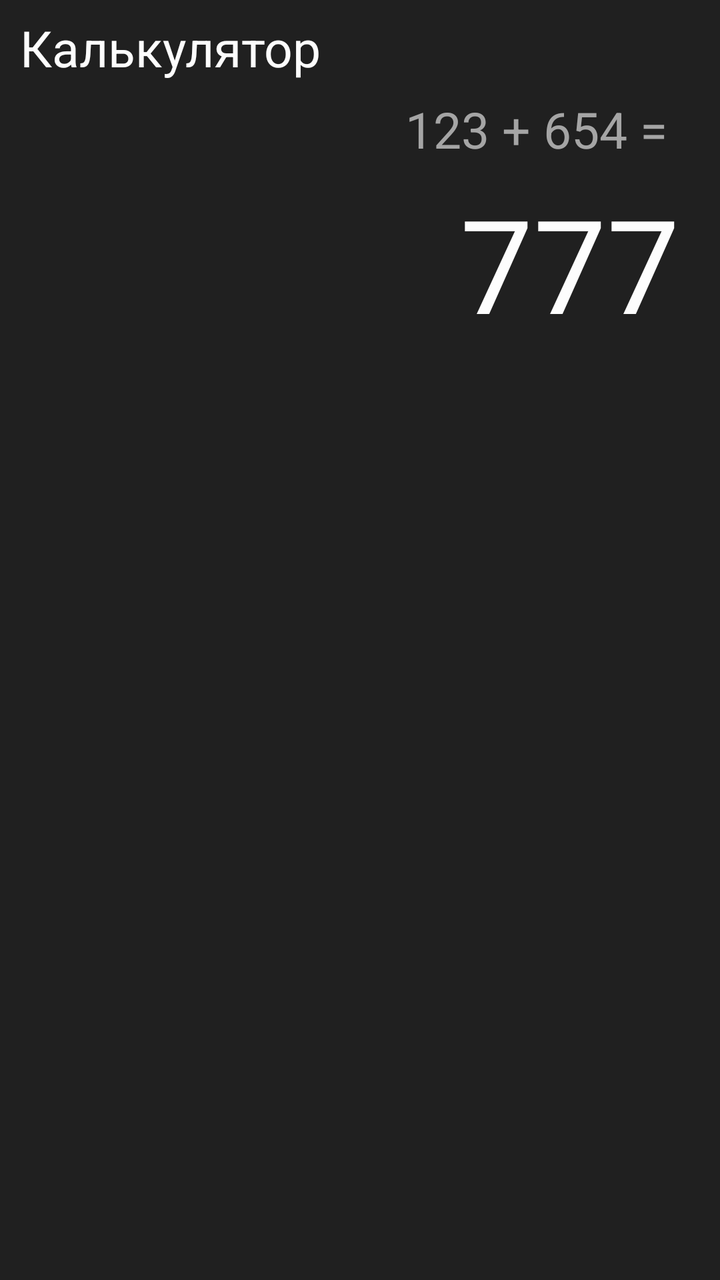
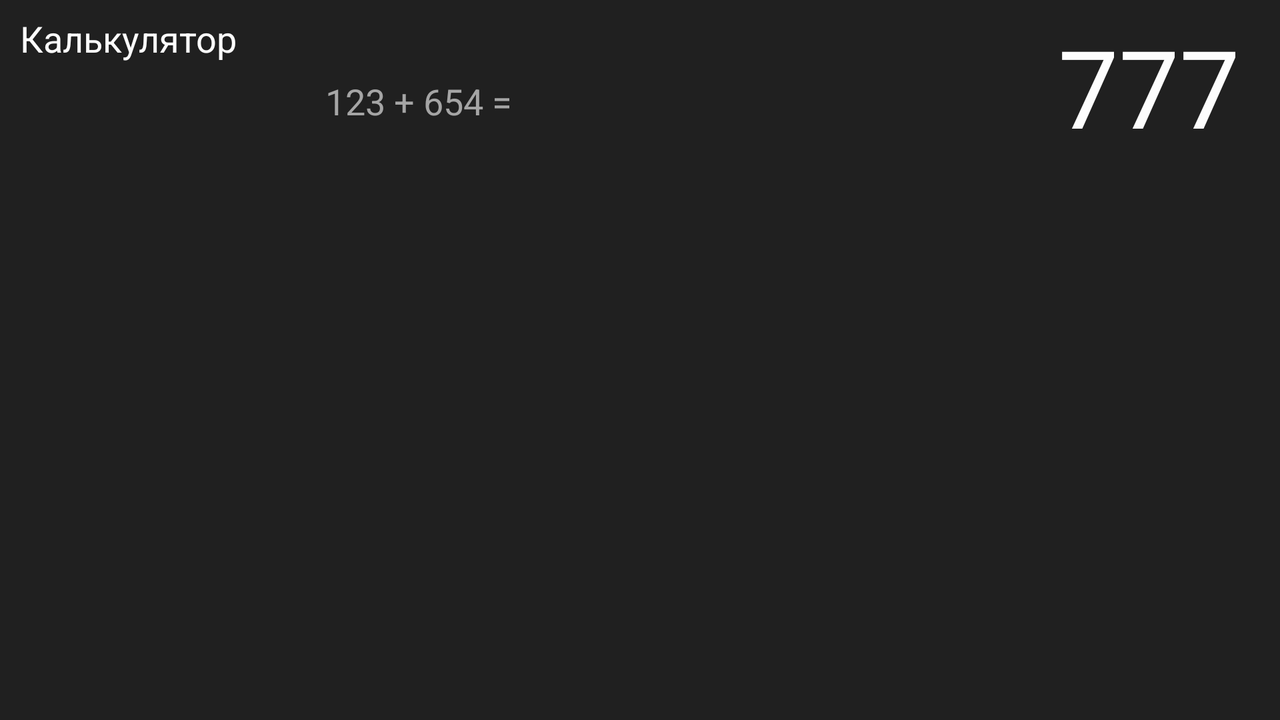

The same Android screen from two of the app's own layout files: first res/layout/ as a phone draws it, then the repository's variant for another configuration, drawn on a device whose configuration selects that folder. Both files follow.
<!-- AndroidManifest.xml: application theme Theme.AndroidProject -->
<!-- res/layout/activity_calc.xml -->
<?xml version="1.0" encoding="utf-8"?>
<LinearLayout xmlns:android="http://schemas.android.com/apk/res/android"
    xmlns:app="http://schemas.android.com/apk/res-auto"
    xmlns:tools="http://schemas.android.com/tools"
    android:id="@+id/main"
    android:layout_width="match_parent"
    android:layout_height="match_parent"
    android:orientation="vertical"
    android:background="@color/calc_layout_bg"
    tools:context=".CalcActivity">

    <TextView
        android:layout_width="wrap_content"
        android:layout_height="wrap_content"
        android:paddingStart="10dp"
        android:paddingTop="7dp"
        android:text="@string/calc_tv_title"
        android:textColor="@color/calc_tv_res_fg"
        android:textSize="25sp"
        tools:ignore="RtlSymmetry"/>


    <TextView
        android:id="@+id/calc_tv_expression"
        android:layout_width="match_parent"
        android:layout_height="wrap_content"
        android:gravity="end"
        android:paddingEnd="20dp"
        android:paddingTop="7dp"
        android:text=""
        android:textColor="@color/calc_tv_exp_fg"
        android:textSize="25sp"
        tools:text="123 + 654 = "
        tools:ignore="RtlSymmetry"/>

    <TextView
        android:id="@+id/calc_tv_result"
        android:layout_width="match_parent"
        android:layout_height="wrap_content"
        android:gravity="end"
        android:paddingEnd="20dp"
        android:paddingTop="7dp"
        android:text=""
        android:textColor="@color/calc_tv_res_fg"
        android:textSize="65sp"
        tools:text="777"
        tools:ignore="RtlSymmetry"/>

    <View android:layout_width="match_parent" android:layout_height="30dp"/>
    <LinearLayout
        android:layout_width="match_parent"
        android:layout_height="match_parent"
        android:orientation="vertical"
        android:layout_margin="5dp">
        <LinearLayout style="@style/calc_row_btn">
            <Button
                android:id="@+id/calc_btn_mc"
                style="@style/calc_btn_func"
                android:text="MC"/>
            <Button
                android:id="@+id/calc_btn_mr"
                style="@style/calc_btn_func"
                android:text="MR"/>
            <Button
                android:id="@+id/calc_btn_m_plus"
                style="@style/calc_btn_func"
                android:text="M+"/>
            <Button
                android:id="@+id/calc_btn_m_minus"
                style="@style/calc_btn_func"
                android:text="M-"/>
        </LinearLayout>
        <LinearLayout
            style="@style/calc_row_btn">>
            <Button
                android:id="@+id/calc_btn_percent"
                style="@style/calc_btn_func"
                android:text="@string/calc_btn_percent"/>
            <Button
                android:id="@+id/calc_btn_ce"
                style="@style/calc_btn_func"
                android:text="@string/calc_btn_ce"/>
            <Button
                android:id="@+id/calc_btn_c"
                style="@style/calc_btn_func"
                android:text="@string/calc_btn_c"/>
            <Button
                android:id="@+id/calc_btn_backspace"
                style="@style/calc_btn_func"
                android:text="@string/calc_btn_backspace"/>
        </LinearLayout>
        <LinearLayout
            style="@style/calc_row_btn">>
            <Button
                android:id="@+id/calc_btn_inv"
                style="@style/calc_btn_func"
                android:text="@string/calc_btn_inv"/>
            <Button
                android:id="@+id/calc_btn_sqr"
                style="@style/calc_btn_func"
                android:text="@string/calc_btn_sqr"/>
            <Button
                android:id="@+id/calc_btn_sqrt"
                style="@style/calc_btn_func"
                android:text="@string/calc_btn_sqrt"/>
            <Button
                android:id="@+id/calc_btn_div"
                style="@style/calc_btn_func"
                android:text="@string/calc_btn_div"/>
        </LinearLayout>
        <LinearLayout
            style="@style/calc_row_btn">>
            <Button
                android:id="@+id/calc_btn_7"
                style="@style/calc_btn_digit"
                android:text="@string/calc_btn_7"/>
            <Button
                android:id="@+id/calc_btn_8"
                style="@style/calc_btn_digit"
                android:text="@string/calc_btn_8"/>
            <Button
                android:id="@+id/calc_btn_9"
                style="@style/calc_btn_digit"
                android:text="@string/calc_btn_9"/>
            <Button
                android:id="@+id/calc_btn_mult"
                style="@style/calc_btn_func"
                android:text="@string/calc_btn_mul"/>
        </LinearLayout>

        <LinearLayout
            style="@style/calc_row_btn">>
            <Button
                android:id="@+id/calc_btn_4"
                style="@style/calc_btn_digit"
                android:text="@string/calc_btn_4"/>
            <Button
                android:id="@+id/calc_btn_5"
                style="@style/calc_btn_digit"
                android:text="@string/calc_btn_5"/>
            <Button
                android:id="@+id/calc_btn_6"
                style="@style/calc_btn_digit"
                android:text="@string/calc_btn_6"/>
            <Button
                android:id="@+id/calc_btn_sub"
                style="@style/calc_btn_func"
                android:text="@string/calc_btn_sub"/>
        </LinearLayout>

        <LinearLayout
            style="@style/calc_row_btn">>
            <Button
                android:id="@+id/calc_btn_1"
                style="@style/calc_btn_digit"
                android:text="@string/calc_btn_1"/>
            <Button
                android:id="@+id/calc_btn_2"
                style="@style/calc_btn_digit"
                android:text="@string/calc_btn_2"/>
            <Button
                android:id="@+id/calc_btn_3"
                style="@style/calc_btn_digit"
                android:text="@string/calc_btn_3"/>
            <Button
                android:id="@+id/calc_btn_add"
                style="@style/calc_btn_func"
                android:text="@string/calc_btn_add"/>
        </LinearLayout>


        <LinearLayout
            style="@style/calc_row_btn">
            <Button
                android:id="@+id/calc_btn_pm"
                style="@style/calc_btn_digit"
                android:text="@string/calc_btn_pm"/>
            <Button
                android:id="@+id/calc_btn_0"
                style="@style/calc_btn_digit"
                android:text="@string/calc_btn_0"/>
            <Button
                android:id="@+id/calc_btn_dot"
                style="@style/calc_btn_digit"
                android:text="@string/calc_btn_dot"/>
            <Button
                android:id="@+id/calc_btn_equals"
                style="@style/calc_btn_equal"
                android:text="@string/calc_btn_equal"/>
        </LinearLayout>
    </LinearLayout>

</LinearLayout>
<!-- resources referenced by this layout -->
<resources>
  <color name="calc_layout_bg">#202020</color>
  <color name="calc_tv_exp_fg">#A5A5A5</color>
  <color name="calc_tv_res_fg">#FDFDFD</color>
  <string name="calc_btn_0">0</string>
  <string name="calc_btn_1">1</string>
  <string name="calc_btn_2">2</string>
  <string name="calc_btn_3">3</string>
  <string name="calc_btn_4">4</string>
  <string name="calc_btn_5">5</string>
  <string name="calc_btn_6">6</string>
  <string name="calc_btn_7">7</string>
  <string name="calc_btn_8">8</string>
  <string name="calc_btn_9">9</string>
  <string name="calc_btn_add">+</string>
  <string name="calc_btn_backspace">\u232B</string>
  <string name="calc_btn_c">C</string>
  <string name="calc_btn_ce">CE</string>
  <string name="calc_btn_div">÷</string>
  <string name="calc_btn_dot">.</string>
  <string name="calc_btn_equal">=</string>
  <string name="calc_btn_inv">1/x</string>
  <string name="calc_btn_mul">*</string>
  <string name="calc_btn_percent">%</string>
  <string name="calc_btn_pm">+/-</string>
  <string name="calc_btn_sqr">x2</string>
  <string name="calc_btn_sqrt">2x</string>
  <string name="calc_btn_sub">-</string>
  <string name="calc_tv_title">Калькулятор</string>
  <style name="calc_btn_digit" parent="calc_btn">
          <item name="android:background">@drawable/calc_btn_digit</item>
      </style>
  <style name="calc_btn_equal" parent="calc_btn">
          <item name="android:background">@color/calc_btn_equal_bg</item>
      </style>
  <style name="calc_btn_func" parent="calc_btn">
        <item name="android:background">@drawable/calc_btn_func</item>
      </style>
  <style name="calc_row_btn">
          <item name="android:layout_width">match_parent</item>
          <item name="android:layout_weight">1</item>
          <item name="android:layout_height">0dp</item>
          <item name="android:orientation">horizontal</item>
      </style>
  <style name="calc_btn">
          <item name="android:layout_width">0dp</item>
          <item name="android:layout_weight">1</item>
          <item name="android:layout_height">match_parent</item>
          <item name="android:layout_margin">2dp</item>
          <item name="android:textSize">20sp</item>
          <item name="backgroundTint">@null</item>
      </style>
  <!-- drawable calc_btn_digit (drawable) -->
  <?xml version="1.0" encoding="utf-8"?>
  <shape xmlns:android="http://schemas.android.com/apk/res/android" android:shape="rectangle">
      <corners android:radius="10dp"/>
      <solid android:color="@color/calc_btn_digit_bg"/>
  </shape>
  <color name="calc_btn_equal_bg">#4BC0FD</color>
  <!-- drawable calc_btn_func (drawable) -->
  <?xml version="1.0" encoding="utf-8"?>
  <shape xmlns:android="http://schemas.android.com/apk/res/android"
      android:shape="rectangle">
      <corners android:radius="5dp"/>
      <solid android:color="@color/calc_btn_func_bg"/>
  </shape>
  <color name="calc_btn_digit_bg">#3B3B3B</color>
  <color name="calc_btn_func_bg">#323232</color>
</resources>
<!-- res/layout-land/activity_calc.xml (the repository's variant of the layout above) -->
<!-- drawn on the phone turned sideways -->
<?xml version="1.0" encoding="utf-8"?>
<LinearLayout xmlns:android="http://schemas.android.com/apk/res/android"
    xmlns:app="http://schemas.android.com/apk/res-auto"
    xmlns:tools="http://schemas.android.com/tools"
    android:id="@+id/main"
    android:layout_width="match_parent"
    android:layout_height="match_parent"
    android:orientation="vertical"
    android:background="@color/calc_layout_bg"
    tools:context=".CalcActivity">

    <LinearLayout
        android:layout_width="match_parent"
        android:layout_height="wrap_content"
        android:orientation="horizontal">

        <LinearLayout
            android:layout_width="0dp"
            android:layout_weight="2"
            android:layout_height="wrap_content"
            android:orientation="vertical">

            <TextView
                android:layout_width="wrap_content"
                android:layout_height="wrap_content"
                android:paddingStart="10dp"
                android:paddingTop="7dp"
                android:text="@string/calc_tv_title"
                android:textColor="@color/calc_tv_res_fg"
                android:textSize="18sp"
                tools:ignore="RtlSymmetry" />

            <TextView
                android:id="@+id/calc_tv_expression"
                android:layout_width="match_parent"
                android:layout_height="wrap_content"
                android:gravity="end"
                android:paddingTop="7dp"
                android:text=""
                android:textColor="@color/calc_tv_exp_fg"
                android:textSize="18sp"
                tools:text="123 + 654 ="
                tools:ignore="RtlSymmetry" />
        </LinearLayout>

        <TextView
            android:id="@+id/calc_tv_result"
            android:layout_width="0dp"
            android:layout_weight="3"
            android:layout_height="wrap_content"
            android:gravity="end"
            android:paddingEnd="20dp"
            android:paddingTop="7dp"
            android:text=""
            android:textColor="@color/calc_tv_res_fg"
            android:textSize="54sp"
            tools:text="777"
            tools:ignore="RtlSymmetry" />

    </LinearLayout>




    <View android:layout_width="match_parent" android:layout_height="30dp"/>
    <LinearLayout
        android:layout_width="match_parent"
        android:layout_height="match_parent"
        android:orientation="vertical"
        android:layout_margin="5dp">
        <LinearLayout style="@style/calc_row_btn">
            <Button
                android:id="@+id/calc_btn_mc"
                style="@style/calc_btn_func"
                android:text="MC"/>
            <Button
                android:id="@+id/calc_btn_mr"
                style="@style/calc_btn_func"
                android:text="MR"/>
            <Button
                android:id="@+id/calc_btn_m_plus"
                style="@style/calc_btn_func"
                android:text="M+"/>
            <Button
                android:id="@+id/calc_btn_m_minus"
                style="@style/calc_btn_func"
                android:text="M-"/>
        </LinearLayout>
        <LinearLayout
            style="@style/calc_row_btn">>
            <Button
                android:id="@+id/calc_btn_percent"
                style="@style/calc_btn_func"
                android:text="@string/calc_btn_percent"/>
            <Button
                android:id="@+id/calc_btn_ce"
                style="@style/calc_btn_func"
                android:text="@string/calc_btn_ce"/>
            <Button
                android:id="@+id/calc_btn_c"
                style="@style/calc_btn_func"
                android:text="@string/calc_btn_c"/>
            <Button
                android:id="@+id/calc_btn_backspace"
                style="@style/calc_btn_func"
                android:text="@string/calc_btn_backspace"/>
        </LinearLayout>
        <LinearLayout
            style="@style/calc_row_btn">>
            <Button
                android:id="@+id/calc_btn_inv"
                style="@style/calc_btn_func"
                android:text="@string/calc_btn_inv"/>
            <Button
                android:id="@+id/calc_btn_sqr"
                style="@style/calc_btn_func"
                android:text="@string/calc_btn_sqr"/>
            <Button
                android:id="@+id/calc_btn_sqrt"
                style="@style/calc_btn_func"
                android:text="@string/calc_btn_sqrt"/>
            <Button
                android:id="@+id/calc_btn_div"
                style="@style/calc_btn_func"
                android:text="@string/calc_btn_div"/>
        </LinearLayout>
        <LinearLayout
            style="@style/calc_row_btn">>
            <Button
                android:id="@+id/calc_btn_7"
                style="@style/calc_btn_digit"
                android:text="@string/calc_btn_7"/>
            <Button
                android:id="@+id/calc_btn_8"
                style="@style/calc_btn_digit"
                android:text="@string/calc_btn_8"/>
            <Button
                android:id="@+id/calc_btn_9"
                style="@style/calc_btn_digit"
                android:text="@string/calc_btn_9"/>
            <Button
                android:id="@+id/calc_btn_mult"
                style="@style/calc_btn_func"
                android:text="@string/calc_btn_mul"/>
        </LinearLayout>

        <LinearLayout
            style="@style/calc_row_btn">>
            <Button
                android:id="@+id/calc_btn_4"
                style="@style/calc_btn_digit"
                android:text="@string/calc_btn_7"/>
            <Button
                android:id="@+id/calc_btn_5"
                style="@style/calc_btn_digit"
                android:text="@string/calc_btn_8"/>
            <Button
                android:id="@+id/calc_btn_6"
                style="@style/calc_btn_digit"
                android:text="@string/calc_btn_9"/>
            <Button
                android:id="@+id/calc_btn_sub"
                style="@style/calc_btn_func"
                android:text="@string/calc_btn_sub"/>
        </LinearLayout>

        <LinearLayout
            style="@style/calc_row_btn">>
            <Button
                android:id="@+id/calc_btn_1"
                style="@style/calc_btn_digit"
                android:text="@string/calc_btn_1"/>
            <Button
                android:id="@+id/calc_btn_2"
                style="@style/calc_btn_digit"
                android:text="@string/calc_btn_2"/>
            <Button
                android:id="@+id/calc_btn_3"
                style="@style/calc_btn_digit"
                android:text="@string/calc_btn_3"/>
            <Button
                android:id="@+id/calc_btn_add"
                style="@style/calc_btn_func"
                android:text="@string/calc_btn_add"/>
        </LinearLayout>


        <LinearLayout
            style="@style/calc_row_btn">
            <Button
                android:id="@+id/calc_btn_pm"
                style="@style/calc_btn_digit"
                android:text="@string/calc_btn_pm"/>
            <Button
                android:id="@+id/calc_btn_0"
                style="@style/calc_btn_digit"
                android:text="@string/calc_btn_0"/>
            <Button
                android:id="@+id/calc_btn_dot"
                style="@style/calc_btn_digit"
                android:text="@string/calc_btn_dot"/>
            <Button
                android:id="@+id/calc_btn_equals"
                style="@style/calc_btn_equal"
                android:text="@string/calc_btn_equal"/>
        </LinearLayout>
    </LinearLayout>

</LinearLayout>
<!-- resources referenced by the variant -->
<!-- as the phone turned sideways resolves them -->
<resources>
  <color name="calc_layout_bg">#202020</color>
  <color name="calc_tv_exp_fg">#A5A5A5</color>
  <color name="calc_tv_res_fg">#FDFDFD</color>
  <string name="calc_btn_0">0</string>
  <string name="calc_btn_1">1</string>
  <string name="calc_btn_2">2</string>
  <string name="calc_btn_3">3</string>
  <string name="calc_btn_7">7</string>
  <string name="calc_btn_8">8</string>
  <string name="calc_btn_9">9</string>
  <string name="calc_btn_add">+</string>
  <string name="calc_btn_backspace">\u232B</string>
  <string name="calc_btn_c">C</string>
  <string name="calc_btn_ce">CE</string>
  <string name="calc_btn_div">÷</string>
  <string name="calc_btn_dot">.</string>
  <string name="calc_btn_equal">=</string>
  <string name="calc_btn_inv">1/x</string>
  <string name="calc_btn_mul">*</string>
  <string name="calc_btn_percent">%</string>
  <string name="calc_btn_pm">+/-</string>
  <string name="calc_btn_sqr">x2</string>
  <string name="calc_btn_sqrt">2x</string>
  <string name="calc_btn_sub">-</string>
  <string name="calc_tv_title">Калькулятор</string>
  <style name="calc_btn_digit" parent="calc_btn">
          <item name="android:background">@drawable/calc_btn_digit</item>
      </style>
  <style name="calc_btn_equal" parent="calc_btn">
          <item name="android:background">@color/calc_btn_equal_bg</item>
      </style>
  <style name="calc_btn_func" parent="calc_btn">
        <item name="android:background">@drawable/calc_btn_func</item>
      </style>
  <style name="calc_row_btn">
          <item name="android:layout_width">match_parent</item>
          <item name="android:layout_weight">1</item>
          <item name="android:layout_height">0dp</item>
          <item name="android:orientation">horizontal</item>
      </style>
  <style name="calc_btn">
          <item name="android:layout_width">0dp</item>
          <item name="android:layout_weight">1</item>
          <item name="android:layout_height">match_parent</item>
          <item name="android:layout_margin">2dp</item>
          <item name="android:textSize">20sp</item>
          <item name="backgroundTint">@null</item>
      </style>
  <!-- drawable calc_btn_digit (drawable) -->
  <?xml version="1.0" encoding="utf-8"?>
  <shape xmlns:android="http://schemas.android.com/apk/res/android" android:shape="rectangle">
      <corners android:radius="10dp"/>
      <solid android:color="@color/calc_btn_digit_bg"/>
  </shape>
  <color name="calc_btn_equal_bg">#4BC0FD</color>
  <!-- drawable calc_btn_func (drawable) -->
  <?xml version="1.0" encoding="utf-8"?>
  <shape xmlns:android="http://schemas.android.com/apk/res/android"
      android:shape="rectangle">
      <corners android:radius="5dp"/>
      <solid android:color="@color/calc_btn_func_bg"/>
  </shape>
  <color name="calc_btn_digit_bg">#3B3B3B</color>
  <color name="calc_btn_func_bg">#323232</color>
</resources>
